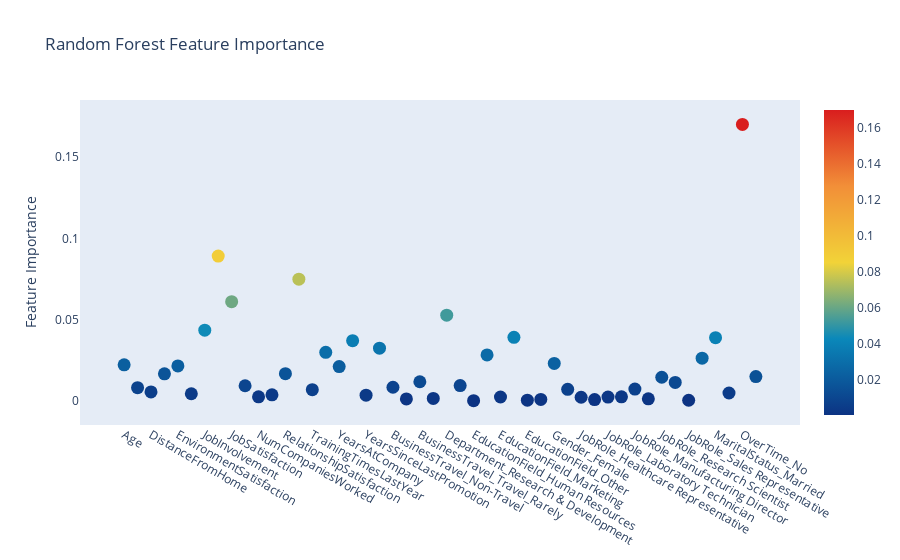

Notebook code cell kept with this figure:
### Markdown cell above
We can now use our random forrest design to identify which features are the most important! According to the graph below, we see that overtime, Job Level, and Stock Option Level are the three most important features. See read.me for more analysis!

### Code cell
trace = go.Scatter(
    y = rf.feature_importances_,
    x = df.drop(['Attrition'], axis=1).columns.values,
    mode='markers',
    marker=dict(
        sizemode = 'diameter',
        sizeref = 1,
        size = 13,
        #size= rf.feature_importances_,
        #color = np.random.randn(500), #set color equal to a variable
        color = rf.feature_importances_,
        colorscale='Portland',
        showscale=True
    ),
    text = df.drop(['Attrition'], axis=1).columns.values
)
data = [trace]

layout= go.Layout(
    autosize= True,
    title= 'Random Forest Feature Importance',
    hovermode= 'closest',
     xaxis= dict(
         ticklen= 5,
         showgrid=False,
        zeroline=False,
        showline=False
     ),
    yaxis=dict(
        title= 'Feature Importance',
        showgrid=False,
        zeroline=False,
        ticklen= 5,
        gridwidth= 2
    ),
    showlegend= False
)
fig = go.Figure(data=data, layout=layout)
py.iplot(fig,filename='scatter2010')

### Figure 1 — Plotly figure (JSON) as saved in the notebook; plotly's stock layout.template omitted (floating-point values rounded to 4 significant figures)
{"data": [{"marker": {"color": [0.02227, 0.008272, 0.005672, 0.01678, 0.0216, 0.004526, 0.04362, 0.08914, 0.06112, 0.00944, 0.002629, 0.003867, 0.01688, 0.07494, 0.007007, 0.03001, 0.02122, 0.03714, 0.003647, 0.03253, 0.008523, 0.001346, 0.0119, 0.001639, 0.05279, 0.009523, 0.0002959, 0.02841, 0.002535, 0.03922, 0.0005977, 0.001049, 0.02319, 0.007236, 0.002378, 0.00092, 0.002453, 0.002617, 0.007407, 0.001406, 0.01465, 0.01148, 0.0005347, 0.02638, 0.03901, 0.004992, 0.1701, 0.0151], "colorscale": [[0, "rgb(12,51,131)"], [0.25, "rgb(10,136,186)"], [0.5, "rgb(242,211,56)"], [0.75, "rgb(242,143,56)"], [1, "rgb(217,30,30)"]], "showscale": true, "size": 13, "sizemode": "diameter", "sizeref": 1}, "mode": "markers", "text": ["Age", "DailyRate", "DistanceFromHome", "Education", "EnvironmentSatisfaction", "HourlyRate", "JobInvolvement", "JobLevel", "JobSatisfaction", "MonthlyRate", "NumCompaniesWorked", "PercentSalaryHike", "RelationshipSatisfaction", "StockOptionLevel", "TrainingTimesLastYear", "WorkLifeBalance", "YearsAtCompany", "YearsInCurrentRole", "YearsSinceLastPromotion", "YearsWithCurrManager", "BusinessTravel_Non-Travel", "BusinessTravel_Travel_Frequently", "BusinessTravel_Travel_Rarely", "Department_Human Resources", "Department_Research & Development", "Department_Sales", "EducationField_Human Resources", "EducationField_Life Sciences", "EducationField_Marketing", "EducationField_Medical", "EducationField_Other", "EducationField_Technical Degree", "Gender_Female", "Gender_Male", "JobRole_Healthcare Representative", "JobRole_Human Resources", "JobRole_Laboratory Technician", "JobRole_Manager", "JobRole_Manufacturing Director", "JobRole_Research Director", "JobRole_Research Scientist", "JobRole_Sales Executive", "JobRole_Sales Representative", "MaritalStatus_Divorced", "MaritalStatus_Married", "MaritalStatus_Single", "OverTime_No", "OverTime_Yes"], "type": "scatter", "x": ["Age", "DailyRate", "DistanceFromHome", "Education", "EnvironmentSatisfaction", "HourlyRate", "JobInvolvement", "JobLevel", "JobSatisfaction", "MonthlyRate", "NumCompaniesWorked", "PercentSalaryHike", "RelationshipSatisfaction", "StockOptionLevel", "TrainingTimesLastYear", "WorkLifeBalance", "YearsAtCompany", "YearsInCurrentRole", "YearsSinceLastPromotion", "YearsWithCurrManager", "BusinessTravel_Non-Travel", "BusinessTravel_Travel_Frequently", "BusinessTravel_Travel_Rarely", "Department_Human Resources", "Department_Research & Development", "Department_Sales", "EducationField_Human Resources", "EducationField_Life Sciences", "EducationField_Marketing", "EducationField_Medical", "EducationField_Other", "EducationField_Technical Degree", "Gender_Female", "Gender_Male", "JobRole_Healthcare Representative", "JobRole_Human Resources", "JobRole_Laboratory Technician", "JobRole_Manager", "JobRole_Manufacturing Director", "JobRole_Research Director", "JobRole_Research Scientist", "JobRole_Sales Executive", "JobRole_Sales Representative", "MaritalStatus_Divorced", "MaritalStatus_Married", "MaritalStatus_Single", "OverTime_No", "OverTime_Yes"], "y": [0.02227, 0.008272, 0.005672, 0.01678, 0.0216, 0.004526, 0.04362, 0.08914, 0.06112, 0.00944, 0.002629, 0.003867, 0.01688, 0.07494, 0.007007, 0.03001, 0.02122, 0.03714, 0.003647, 0.03253, 0.008523, 0.001346, 0.0119, 0.001639, 0.05279, 0.009523, 0.0002959, 0.02841, 0.002535, 0.03922, 0.0005977, 0.001049, 0.02319, 0.007236, 0.002378, 0.00092, 0.002453, 0.002617, 0.007407, 0.001406, 0.01465, 0.01148, 0.0005347, 0.02638, 0.03901, 0.004992, 0.1701, 0.0151]}], "layout": {"autosize": true, "hovermode": "closest", "showlegend": false, "title": {"text": "Random Forest Feature Importance"}, "xaxis": {"showgrid": false, "showline": false, "ticklen": 5, "zeroline": false}, "yaxis": {"gridwidth": 2, "showgrid": false, "ticklen": 5, "title": {"text": "Feature Importance"}, "zeroline": false}}}
